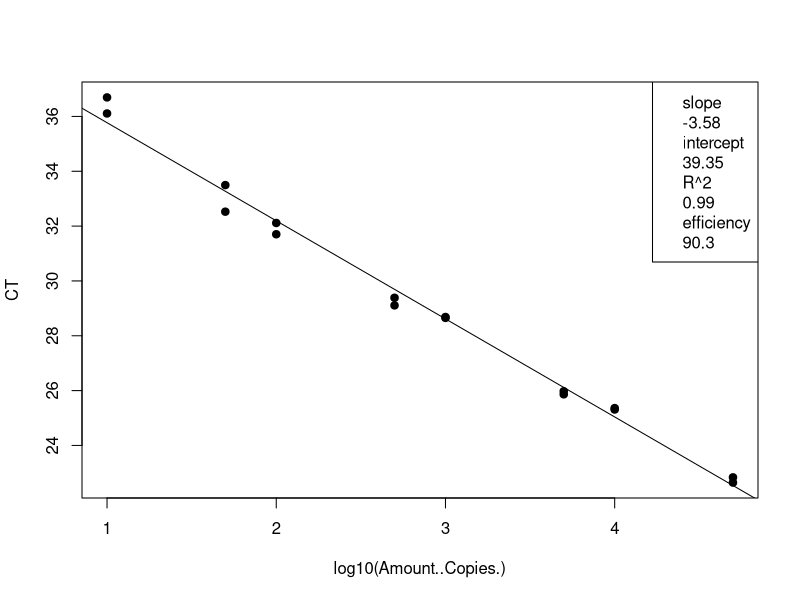
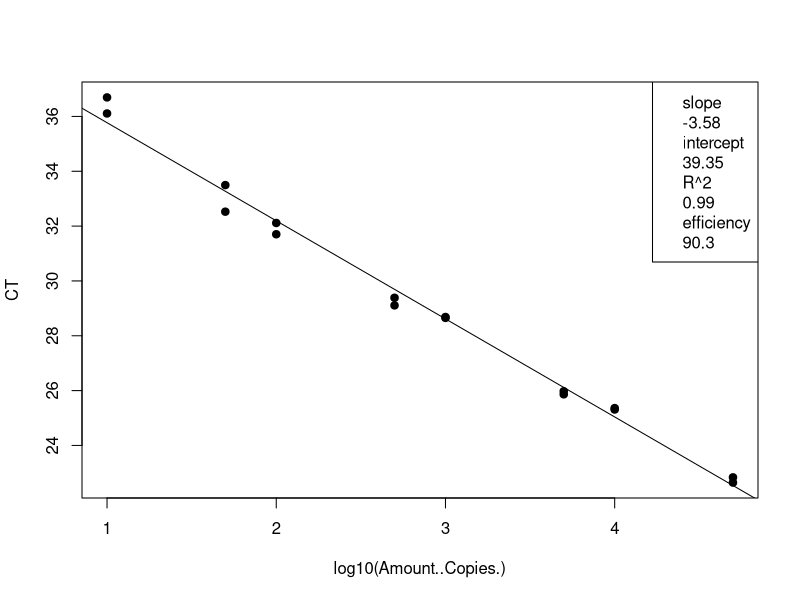
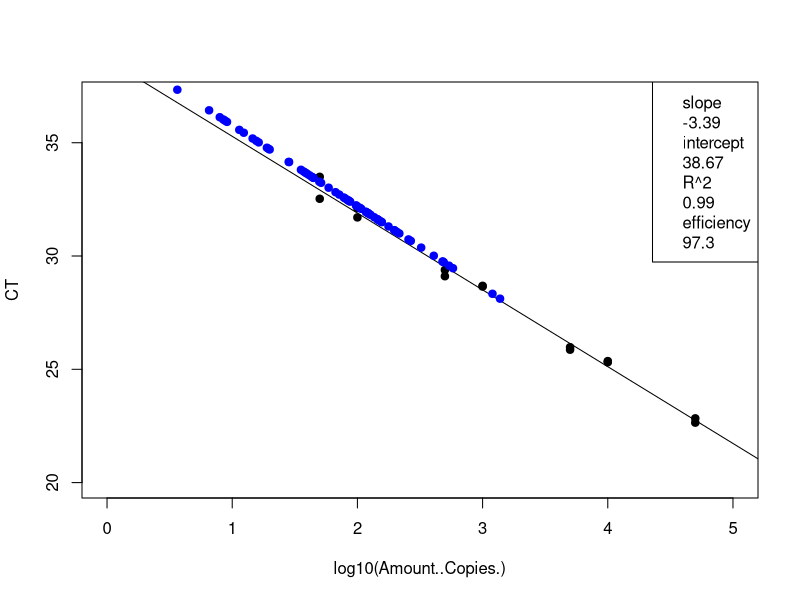
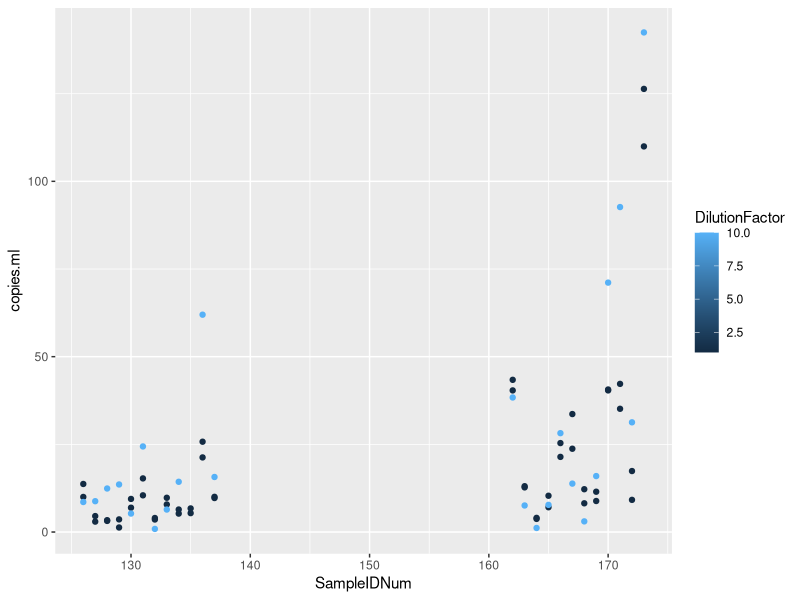

R code for these plots, in order:
## ---- chunk 1
knitr::opts_chunk$set(echo = TRUE)

## ---- chunk 2
# load the data (note data file must be in this repository)
data <- read.csv("Plate6_Entero_qPCRConversion.csv")
View(data)

# clean up the data file (there is some stuff at the bottom and extra blank rows)
#data <- data[-68:-70,] # This removes rows 92-95
View(data)

# assign to the correct data class #warning message about NAs is OK
class(data$CT) # check the data class type
data$CT <- as.numeric(as.character(data$CT)) # change to numeric
data$Amount..Copies. <- as.numeric(as.character(data$Amount..Copies.)) # change to numeric
## ---- chunk 3
# linear regression of standard curve
standards = data[1:16,]
standardCurve <- lm(CT ~ log10(Amount..Copies.), data = standards)
  
standardCurvePlot <- plot(CT ~ log10(Amount..Copies.), data = standards, pch=19) 
abline(coef(standardCurve)) 
legend("topright", legend=c(paste= "slope", round(standardCurve$coefficients[2], 2), 
                            paste= "intercept", round(standardCurve$coefficients[1], 2), 
                            paste= "R^2", round(summary(standardCurve)$r.squared, 2),
                            paste = "efficiency", round((10^(-1/standardCurve$coefficients[2])-1)*100, 1)))
## ---- chunk 4
# remove standards that sucked and redo analysis NOT NEEDED 21 Jan 2020
#standards <- standards[-15:-16,] # uncomment this line and change which rows to remove
standardCurve <- lm(CT ~ log10(Amount..Copies.), data = standards)

standardCurvePlot <- plot(CT ~ log10(Amount..Copies.), data = standards, pch=19)
abline(coef(standardCurve))
col = "blue"
legend("topright", legend=c(paste= "slope", round(standardCurve$coefficients[2], 2),
                            paste= "intercept", round(standardCurve$coefficients[1], 2),
                            paste= "R^2", round(summary(standardCurve)$r.squared, 2),
                            paste = "efficiency", round((10^(-1/standardCurve$coefficients[2])-1)*100, 1)))
## ---- chunk 5
# data set of unknowns including info on standard curve
#unknowns = subset(data, Name == "UNKNOWN")
unknowns = data[17:88,]
#unknowns <- unknowns[-1:-3,] # uncomment this line and change which rows to remove if these samples were outside of the standard curve

# add new columns to the data table
unknowns$plate_num = 1 #change to the actual plate number
unknowns$standard_slope = standardCurve$coefficients[2]
unknowns$standard_intercept = standardCurve$coefficients[1]
unknowns$R2 = summary(standardCurve)$r.squared
unknowns$efficiency =  (10^(-1/standardCurve$coefficients[2])-1)*100
  
# add a new column that interpolates copies/well from Ct for the unknowns
unknowns$log.copies.well = ((unknowns$CT - standardCurve$coefficients[1])/standardCurve$coefficients[2])
unknowns$copies.well = 10^unknowns$log.copies.well

# copies/ul extract accounting for dilution factor
vol.well = 3 #qPCR template volume in ul
unknowns$vol.well = vol.well
unknowns$copies.ul = ((unknowns$copies.well/vol.well)*unknowns$DilutionFactor)

# copies/extraction
vol.elution = 110 #DNA extraction elution volume in ul
unknowns$vol.elution = vol.elution
unknowns$copies.extraction = (unknowns$copies.ul*vol.elution)

# copies/ml #Volume is volume of sample filtered in mL
unknowns$copies.ml = (unknowns$copies.extraction/unknowns$Volume)


## ---- chunk 6
standards <- standards[-15:-16,] # uncomment this line and change which rows to remove
standardCurve <- lm(CT ~ log10(Amount..Copies.), data = standards)

standardCurvePlot <- plot(CT ~ log10(Amount..Copies.), data = standards, pch=19, ylim=c(20,37), xlim=c(0,5))
abline(coef(standardCurve))
col = "blue"
legend("topright", legend=c(paste= "slope", round(standardCurve$coefficients[2], 2),
                            paste= "intercept", round(standardCurve$coefficients[1], 2),
                            paste= "R^2", round(summary(standardCurve)$r.squared, 2),
                            paste = "efficiency", round((10^(-1/standardCurve$coefficients[2])-1)*100, 1)))

unknowns = unknowns[1:72,]
standardCurve <- lm(CT ~ log10(copies.well), data = unknowns)

standardCurvePlot <- points(CT ~ log10(copies.well), data = unknowns, pch=19, col = "blue")


#abline(coef(standardCurve))
#legend("topright", legend=c(paste= "slope", round(standardCurve$coefficients[2], 2),
                            #paste= "intercept", round(standardCurve$coefficients[1], 2),
                            #paste= "R^2", round(summary(standardCurve)$r.squared, 2),
                            #paste = "efficiency", round((10^(-1/standardCurve$coefficients[2])-1)*100, 1)))
## ---- chunk 7
# make a plot that compares the diluted to undiluted replicates for each sample including dilution factor
library("ggplot2")
unknowns$SampleIDNum <- as.numeric(as.character(unknowns$SampleIDNum)) # change to numeric
replicates = unknowns[1:72,]
#replicates <- replicates[-18,] # This removes rows (B11)
#replicates <- replicates[-32,] # This removes rows (D8)
#replicates <- replicates[-55,] # This removes rows (G5)
qplot(SampleIDNum,copies.ml, data=replicates, col=DilutionFactor)
## ---- chunk 8
# write csv file
write.csv(unknowns, file = "Plate6_Entero_ConvertedData.csv", row.names=FALSE, na="")

# average the replicates (if not strongly inhibited) and make a new file
library(dplyr)
data.average = unknowns %>% group_by(SampleIDNum) %>% summarise(copies.ml = mean(copies.ml, na.rm = T))
write.csv(data.average, file = "Plate6_Entero_Averaged.csv", row.names=FALSE, na="")
